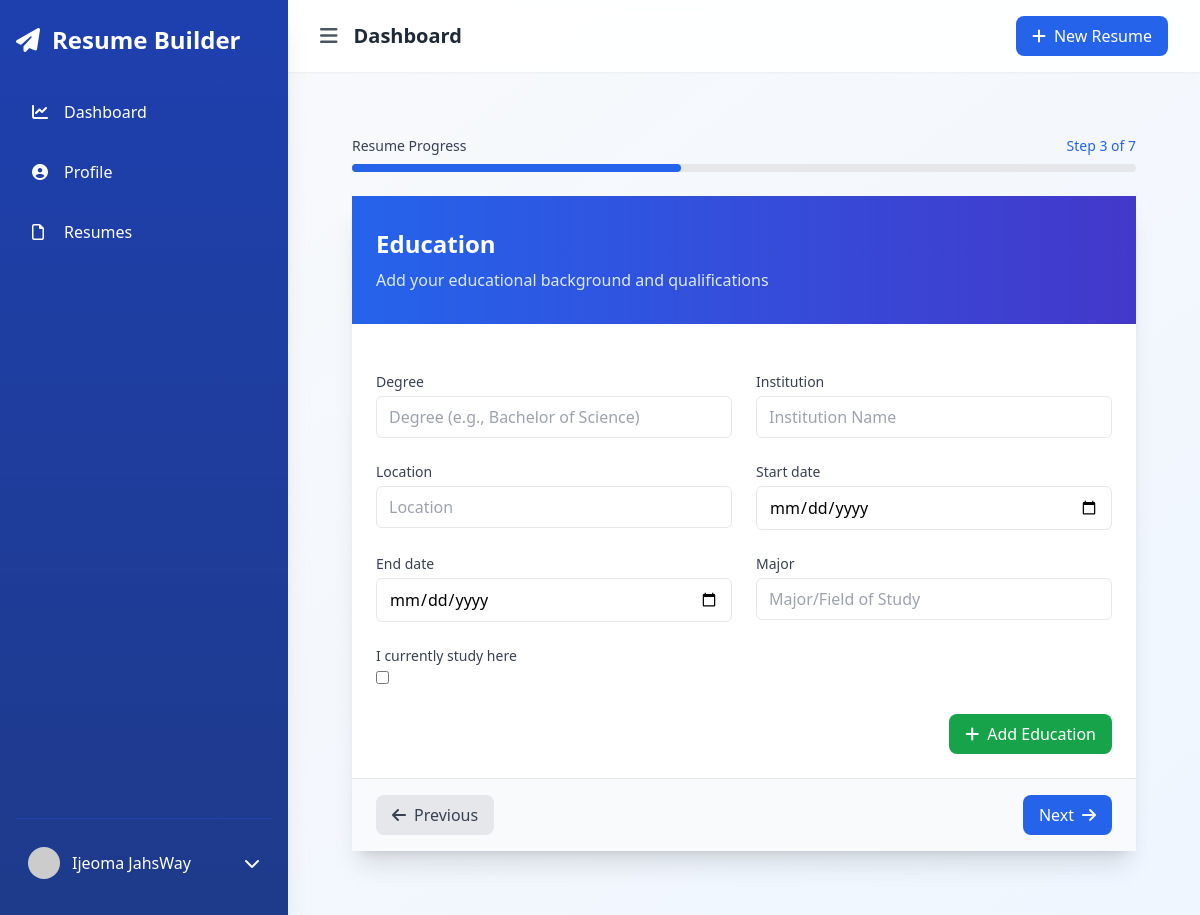
Page /resumes/novas-resume-962922d6/education/ (signed in) on the earlier database version.
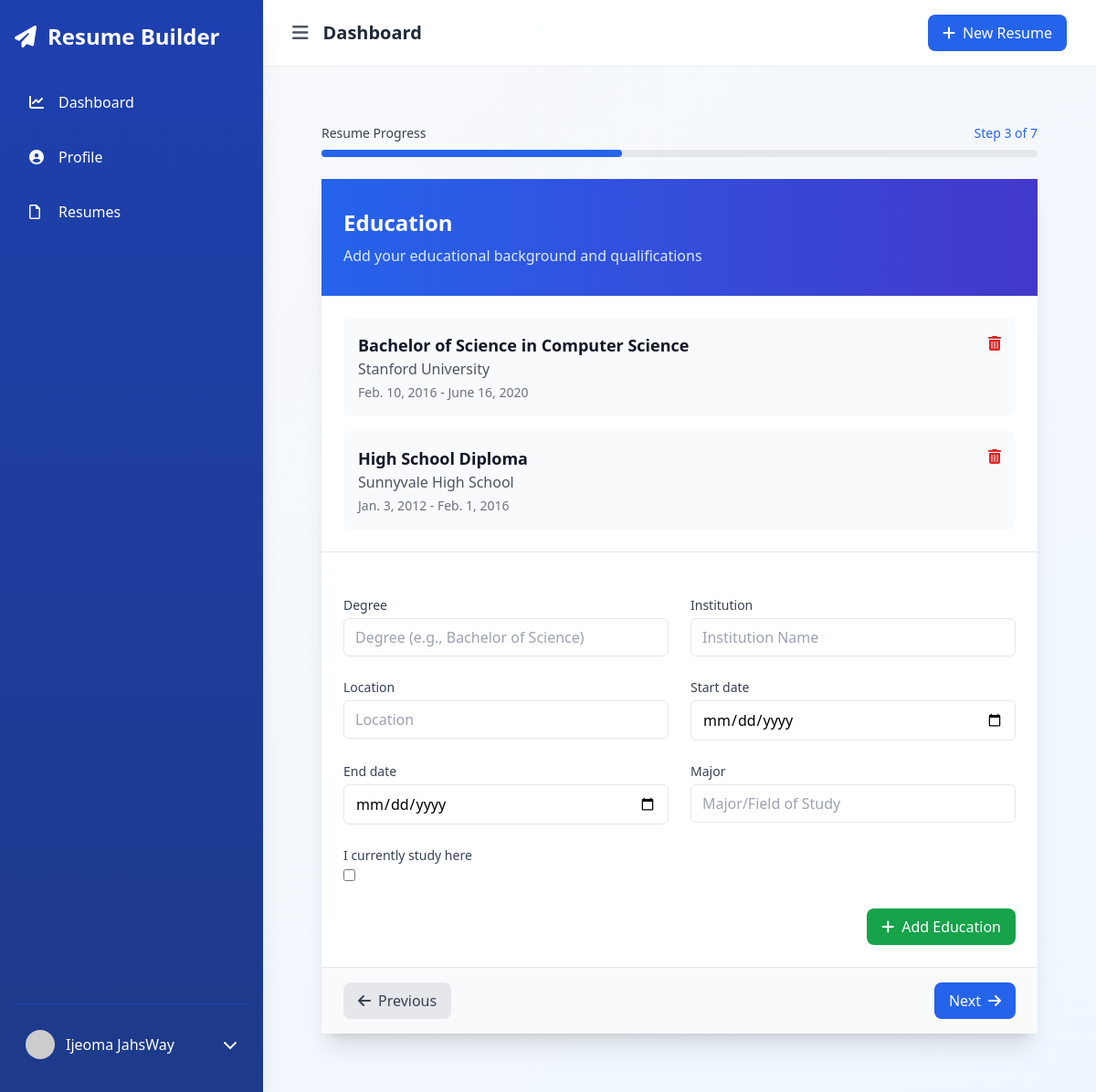
Same page on the later database version.
### resumes/models.py (models this page shows)
class Education(models.Model):
    resume = models.ForeignKey(Resume, on_delete=models.CASCADE)
    degree = models.CharField(max_length=100)
    institution = models.CharField(max_length=100)
    location = models.CharField(max_length=100)
    start_date = models.DateField()
    end_date = models.DateField(null=True, blank=True)
    major = models.CharField(max_length=100)

### resumes/views.py (the view)
# urls.py: path('<slug:resume_slug>/education/', views.education, name='resume_education'),
@login_required
def education(request, resume_slug):
    resume = get_object_or_404(Resume, slug=resume_slug, user=request.user)
    education_entries = resume.education_set.all()
    if request.method == 'POST':
        form = EducationForm(request.POST)
        if form.is_valid():
            education_entry = form.save(commit=False)
            education_entry.resume = resume
            education_entry.save()
            messages.success(request, 'Education entry added successfully.')
            return redirect('resume_education', resume_slug=resume.slug)
    else:
        form = EducationForm()
    return render(request, 'resumes/education.html', {
        'form': form,
        'education_entries': education_entries,
        'resume': resume,
        'section': 'education'
    })

### core/context_processors.py (called while the page is built)
def site_settings(request):
    try:
        settings = SiteSettings.objects.first()
        templates = ResumeTemplate.objects.filter(is_active=True).order_by('?')
        return {
            'site_settings': settings,
            'featured_templates': templates
        }
    except:
        return {
            'site_settings': None,
            'featured_templates': []
        }

### resumes/templates/resumes/education.html (shortened to what this page needs)
{% extends "accounts/dashboard_base.html" %}
{% block content %}
<div class="max-w-4xl mx-auto px-4 sm:px-6 lg:px-8 py-8">
    <div class="mb-6">
        <div class="flex justify-between items-center mb-2">
            <span class="text-sm font-medium text-gray-700">Resume Progress</span>
            <span class="text-sm font-medium text-blue-600">Step 3 of 7</span>
        </div>
        <div class="h-2 bg-gray-200 rounded-full">
            <div class="h-2 bg-blue-600 rounded-full" style="width: 42%"></div>
        </div>
    </div>
    <div class="bg-white rounded-2xl shadow-xl">
        <div class="bg-gradient-to-r from-blue-600 to-indigo-700 px-6 py-8">
            <h2 class="text-2xl font-bold text-white">Education</h2>
            <p class="mt-2 text-blue-100">Add your educational background and qualifications</p>
        </div>
        {% if education_entries %}
            <div class="p-6 border-b border-gray-200">
                <div class="space-y-4">
                    {% for entry in education_entries %}
                        <div class="bg-gray-50 rounded-lg p-4 hover:bg-gray-100 transition-colors">
                            <div class="flex justify-between items-start">
                                <div>
                                    <h4 class="text-lg font-semibold text-gray-900">{{ entry.degree }}</h4>
                                    <p class="text-gray-600">{{ entry.institution }}</p>
                                    <p class="text-sm text-gray-500 mt-1">
                                        {{ entry.start_date }} - {% if entry.end_date %}{{ entry.end_date }}{% else %}Present{% endif %}
                                    </p>
                                </div>
                                <form method="post" action="{% url 'delete_education' resume.slug entry.id %}" class="ml-4">
                                    <button type="submit" class="text-red-600 hover:text-red-800 transition-colors">
                                        <i class="fas fa-trash-alt"></i>
                                    </button>
                                </form>
                            </div>
                        </div>
                    {% endfor %}
                </div>
            </div>
        {% endif %}
        <div class="p-6">
            <form method="post" class="space-y-6">
                <div class="grid grid-cols-1 md:grid-cols-2 gap-6">
                    {% for field in form %}
                        <div class="space-y-1">
                            <label for="{{ field.id_for_label }}" class="block text-sm font-medium text-gray-700">
                                {{ field.label }}
                            </label>
                            {{ field }}
                        </div>
                    {% endfor %}
                </div>
                <div class="flex justify-end space-x-4">
                    <button type="submit" class="inline-flex items-center px-4 py-2 bg-green-600 text-white rounded-lg hover:bg-green-700 transition-colors">
                        <i class="fas fa-plus mr-2"></i>Add Education
                    </button>
                </div>
            </form>
        </div>
        <div class="px-6 py-4 bg-gray-50 border-t border-gray-200 flex justify-between">
            <a href="{% url 'resume_work_experience' resume.slug %}" class="inline-flex items-center px-4 py-2 bg-gray-200 text-gray-700 rounded-lg hover:bg-gray-300 transition-colors">
                <i class="fas fa-arrow-left mr-2"></i>Previous
            </a>
            <a href="{% url 'resume_skills' resume.slug %}" class="inline-flex items-center px-4 py-2 bg-blue-600 text-white rounded-lg hover:bg-blue-700 transition-colors">
                Next<i class="fas fa-arrow-right ml-2"></i>
            </a>
        </div>
    </div>
</div>
{% endblock %}

Differences in the rows shown:
added Education: degree "Bachelor of Science in Computer Science", institution "Stanford University", start_date "Feb. 10, 2016", end_date "June 16, 2020"
added Education: degree "High School Diploma", institution "Sunnyvale High School", start_date "Jan. 3, 2012", end_date "Feb. 1, 2016"
